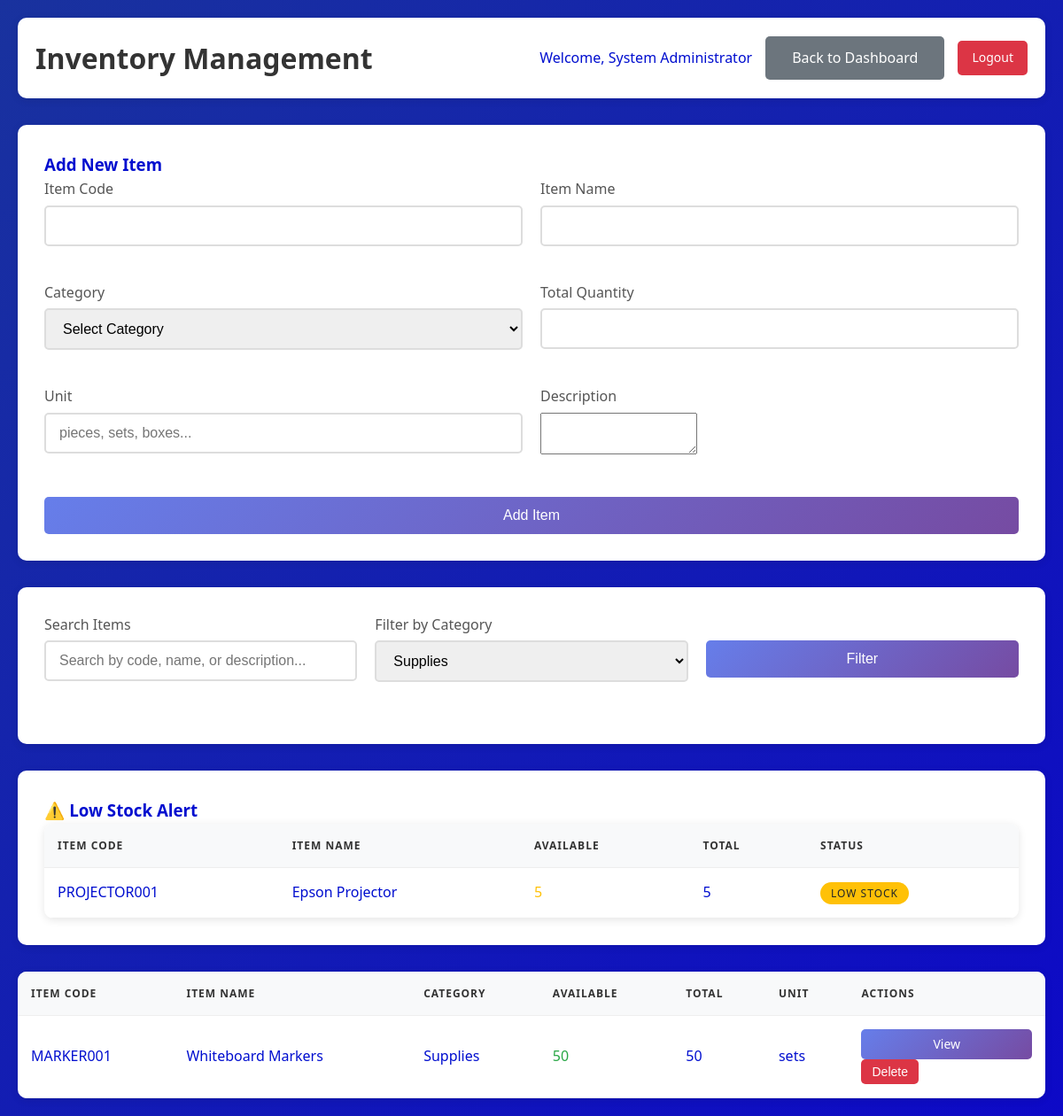
Page /views/items.php?category=Supplies (signed in) on the committed database.
### tables this page shows
CREATE TABLE items (
    item_id INT PRIMARY KEY AUTO_INCREMENT,
    item_code VARCHAR(50) NOT NULL UNIQUE,
    item_name VARCHAR(100) NOT NULL,
    item_description TEXT,
    category VARCHAR(50) NOT NULL,
    total_quantity INT NOT NULL DEFAULT 0,
    available_quantity INT NOT NULL DEFAULT 0,
    unit VARCHAR(20) NOT NULL,
    created_at TIMESTAMP DEFAULT CURRENT_TIMESTAMP,
    updated_at TIMESTAMP DEFAULT CURRENT_TIMESTAMP ON UPDATE CURRENT_TIMESTAMP
);

### models/Item.php (called while the page is built, shortened)
<?php
require_once '../classes/Database.php';
class Item
{
    private $db;
    public function __construct()
    {
        $this->db = new Database();
    }
    public function getAll($search = '', $category = '', $limit = 0, $offset = 0)
    {
        $search = $this->db->escape($search);
        $category = $this->db->escape($category);
        $where_clause = '';
        $conditions = [];
        if (!empty($category)) {
            $conditions[] = "category = '$category'";
        }
        if (!empty($conditions)) {
            $where_clause = "WHERE " . implode(' AND ', $conditions);
        }
        $limit_clause = '';
        $sql = "SELECT * FROM items
                $where_clause
                ORDER BY item_name
                $limit_clause";
        $result = $this->db->query($sql);
        return mysqli_fetch_all($result, MYSQLI_ASSOC);
    }
    public function getCategories()
    {
        $sql = "SELECT DISTINCT category FROM items ORDER BY category";
        $result = $this->db->query($sql);
        $categories = [];
        while ($row = mysqli_fetch_assoc($result)) {
            $categories[] = $row['category'];
        }
        return $categories;
    }
    public function getLowStockItems($threshold = 5)
    {
        $sql = "SELECT * FROM items
                WHERE available_quantity <= $threshold
                ORDER BY available_quantity ASC";
        $result = $this->db->query($sql);
        return mysqli_fetch_all($result, MYSQLI_ASSOC);
    }
}

### classes/Database.php (called while the page is built, shortened)
<?php
class Database {
    private $host = 'localhost';
    private $username = 'root';
    private $password = '';
    private $database = 'borrowing_system';
    private $connection;
    private function connect() {
        $this->connection = mysqli_connect(
            $this->host,
            $this->username,
            $this->password,
            $this->database
        );
        mysqli_set_charset($this->connection, 'utf8');
    }
    public function query($sql) {
        $result = mysqli_query($this->connection, $sql);
        return $result;
    }
    public function escape($string) {
        return mysqli_real_escape_string($this->connection, $string);
    }
}
?>

### views/items.php (the view, shortened to what this page needs)
<?php
require_once '../models/Item.php';
$item = new Item();
$search = isset($_GET['search']) ? $_GET['search'] : '';
$category = isset($_GET['category']) ? $_GET['category'] : '';
$items_list = $item->getAll($search, $category);
$categories = $item->getCategories();
$low_stock_items = $item->getLowStockItems();
?>
<!DOCTYPE html>
<html lang="en">
<head>
    <link rel="stylesheet" href="../assets/css/style.css">
</head>
<body>
    <div class="dashboard-container">
        <div class="header">
            <h1>Inventory Management</h1>
            <div class="user-info">
                <span>Welcome, <?php echo $_SESSION['admin_name']; ?></span>
                <a href="dashboard.php" class="btn btn-secondary">Back to Dashboard</a>
                <a href="dashboard.php?logout=1" class="logout-btn">Logout</a>
            </div>
        </div>
        <div class="form-container">
            <h3>Add New Item</h3>
            <form method="POST" action="">
                <div class="form-row">
                    <div class="form-group">
                        <label for="item_code">Item Code</label>
                        <input type="text" id="item_code" name="item_code" required>
                    </div>
                    <div class="form-group">
                        <label for="item_name">Item Name</label>
                        <input type="text" id="item_name" name="item_name" required>
                    </div>
                </div>
                <div class="form-row">
                    <div class="form-group">
                        <label for="category">Category</label>
                        <select id="category" name="category" required>
                            <option value="">Select Category</option>
                        </select>
                    </div>
                    <div class="form-group">
                        <label for="total_quantity">Total Quantity</label>
                        <input type="number" id="total_quantity" name="total_quantity" min="1" required>
                    </div>
                </div>
                <div class="form-row">
                    <div class="form-group">
                        <label for="unit">Unit</label>
                        <input type="text" id="unit" name="unit" placeholder="pieces, sets, boxes..." required>
                    </div>
                    <div class="form-group">
                        <label for="item_description">Description</label>
                        <textarea id="item_description" name="item_description" rows="3"></textarea>
                    </div>
                </div>
                <button type="submit" name="add_item" class="btn btn-primary">Add Item</button>
            </form>
        </div>
        <div class="form-container">
            <form method="GET" action="">
                <div class="form-row">
                    <div class="form-group">
                        <label for="search">Search Items</label>
                        <input type="text" id="search" name="search"
                            placeholder="Search by code, name, or description..." value="<?php echo $search; ?>">
                    </div>
                    <div class="form-group">
                        <label for="category_filter">Filter by Category</label>
                        <select id="category_filter" name="category">
                            <?php foreach ($categories as $cat): ?>
                                <option value="<?php echo $cat; ?>" <?php echo $category == $cat ? 'selected' : ''; ?>>
                                    <?php echo $cat; ?></option>
                            <?php endforeach; ?>
                        </select>
                    </div>
                    <div class="form-group">
                        <label>&nbsp;</label>
                        <button type="submit" class="btn btn-primary">Filter</button>
                    </div>
                </div>
            </form>
        </div>
        <?php if (!empty($low_stock_items)): ?>
            <div class="form-container">
                <h3>⚠️ Low Stock Alert</h3>
                <div class="table-container">
                    <table class="table">
                        <thead>
                            <tr>
                                <th>Item Code</th>
                                <th>Item Name</th>
                                <th>Available</th>
                                <th>Total</th>
                                <th>Status</th>
                            </tr>
                        </thead>
                        <tbody>
                            <?php foreach ($low_stock_items as $item_data): ?>
                                <tr>
                                    <td><?php echo $item_data['item_code']; ?></td>
                                    <td><?php echo $item_data['item_name']; ?></td>
                                    <td>
                                        <span
                                            style="color: <?php echo $item_data['available_quantity'] == 0 ? '#dc3545' : '#ffc107'; ?>;">
                                            <?php echo $item_data['available_quantity']; ?>
                                        </span>
                                    </td>
                                    <td><?php echo $item_data['total_quantity']; ?></td>
                                    <td>
                                        <?php if ($item_data['available_quantity'] == 0): ?>
                                            <span class="status-badge" style="background: #dc3545; color: white;">Out of
                                                Stock</span>
                                        <?php else: ?>
                                            <span class="status-badge" style="background: #ffc107; color: #212529;">Low Stock</span>
                                        <?php endif; ?>
                                    </td>
                                </tr>
                            <?php endforeach; ?>
                        </tbody>
                    </table>
                </div>
            </div>
        <?php endif; ?>
        <div class="table-container">
            <table class="table">
                <thead>
                    <tr>
                        <th>Item Code</th>
                        <th>Item Name</th>
                        <th>Category</th>
                        <th>Available</th>
                        <th>Total</th>
                        <th>Unit</th>
                        <th>Actions</th>
                    </tr>
                </thead>
                <tbody>
                    <?php foreach ($items_list as $item_data): ?>
                        <tr>
                            <td><?php echo $item_data['item_code']; ?></td>
                            <td><?php echo $item_data['item_name']; ?></td>
                            <td><?php echo $item_data['category']; ?></td>
                            <td>
                                <span
                                    style="color: <?php echo $item_data['available_quantity'] == 0 ? '#dc3545' : '#28a745'; ?>;">
                                    <?php echo $item_data['available_quantity']; ?>
                                </span>
                            </td>
                            <td><?php echo $item_data['total_quantity']; ?></td>
                            <td><?php echo $item_data['unit']; ?></td>
                            <td>
                                <a href="item_details.php?id=<?php echo $item_data['item_id']; ?>"
                                    class="btn btn-sm btn-primary">View</a>
                                <form method="POST" action="" style="display: inline;">
                                    <button type="submit" name="delete_item" class="btn btn-sm btn-danger"
                                        onclick="return confirm('Are you sure you want to delete this item?')">Delete</button>
                                </form>
                            </td>
                        </tr>
                    <?php endforeach; ?>
                </tbody>
            </table>
        </div>
    </div>
</body>
</html>

### assets/css/style.css (style rules this page uses)
* { margin: 0; padding: 0; box-sizing: border-box; }
body { font-family: 'Segoe UI', Tahoma, Geneva, Verdana, sans-serif; line-height: 1.6; color: #000ecf; background: linear-gradient(135deg, #19329e 0%, #0d09c7 100%); min-height: 100vh; }
.form-group { margin-bottom: 20px; }
.form-group label { display: block; margin-bottom: 5px; color: #555; font-weight: 500; }
.form-group input { width: 100%; padding: 12px 15px; border: 2px solid #ddd; border-radius: 5px; font-size: 16px; transition: border-color 0.3s ease; }
.btn { display: inline-block; padding: 12px 30px; border: none; border-radius: 5px; font-size: 16px; font-weight: 500; cursor: pointer; transition: all 0.3s ease; text-decoration: none; text-align: center; }
.btn-primary { background: linear-gradient(135deg, #667eea 0%, #764ba2 100%); color: white; width: 100%; }
.dashboard-container { max-width: 1200px; margin: 0 auto; padding: 20px; }
.header { background: white; padding: 20px; border-radius: 10px; box-shadow: 0 2px 10px rgba(0, 0, 0, 0.1); margin-bottom: 30px; display: flex; justify-content: space-between; align-items: center; }
.header h1 { color: #333; margin: 0; }
.user-info { display: flex; align-items: center; gap: 15px; }
.logout-btn { background: #dc3545; color: white; padding: 8px 16px; border: none; border-radius: 5px; cursor: pointer; text-decoration: none; font-size: 14px; }
.table-container { background: white; border-radius: 10px; box-shadow: 0 2px 10px rgba(0, 0, 0, 0.1); overflow: hidden; }
.table { width: 100%; border-collapse: collapse; }
.table th, .table td { padding: 15px; text-align: left; border-bottom: 1px solid #eee; }
.table th { background: #f8f9fa; font-weight: 600; color: #333; text-transform: uppercase; font-size: 12px; letter-spacing: 1px; }
.btn-secondary { background: #6c757d; color: white; }
.btn-danger { background: #dc3545; color: white; }
.btn-sm { padding: 6px 12px; font-size: 14px; }
.form-container { background: white; padding: 30px; border-radius: 10px; box-shadow: 0 2px 10px rgba(0, 0, 0, 0.1); margin-bottom: 30px; }
.form-row { display: grid; grid-template-columns: repeat(auto-fit, minmax(250px, 1fr)); gap: 20px; margin-bottom: 20px; }
.form-group select { width: 100%; padding: 12px 15px; border: 2px solid #ddd; border-radius: 5px; font-size: 16px; transition: border-color 0.3s ease; }
.status-badge { padding: 4px 12px; border-radius: 20px; font-size: 12px; font-weight: 500; text-transform: uppercase; letter-spacing: 1px; }

### rows in the picture
items: item_code "PROJECTOR001", item_name "Epson Projector", available_quantity "5", total_quantity "5", shows "LOW STOCK"
items: item_code "MARKER001", item_name "Whiteboard Markers", category "Supplies", available_quantity "50", total_quantity "50", unit "sets"

### other values in the picture
$_SESSION['admin_name'] "System Administrator"
form field category "Supplies"
